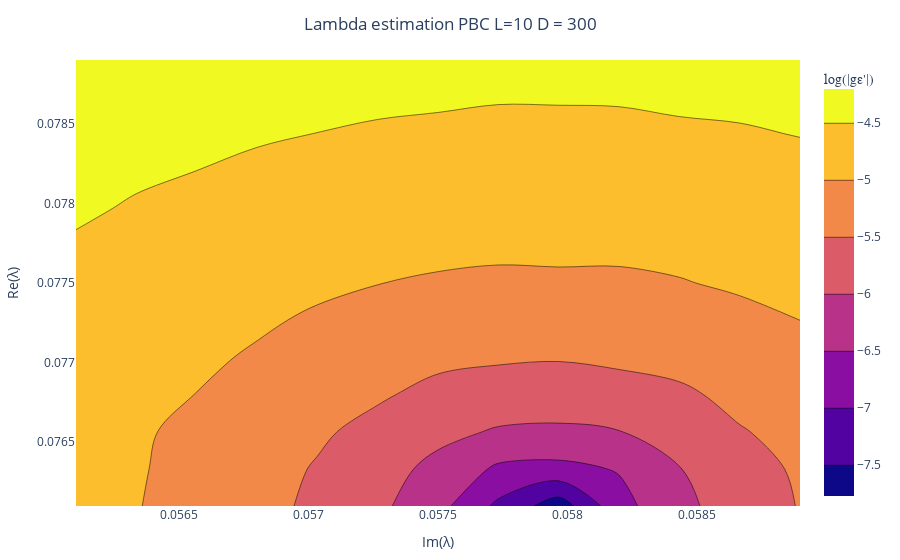
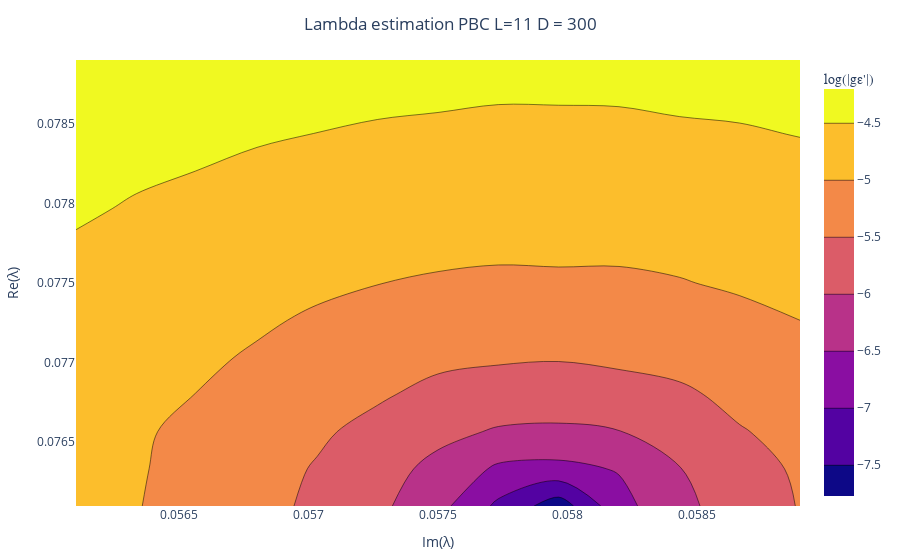
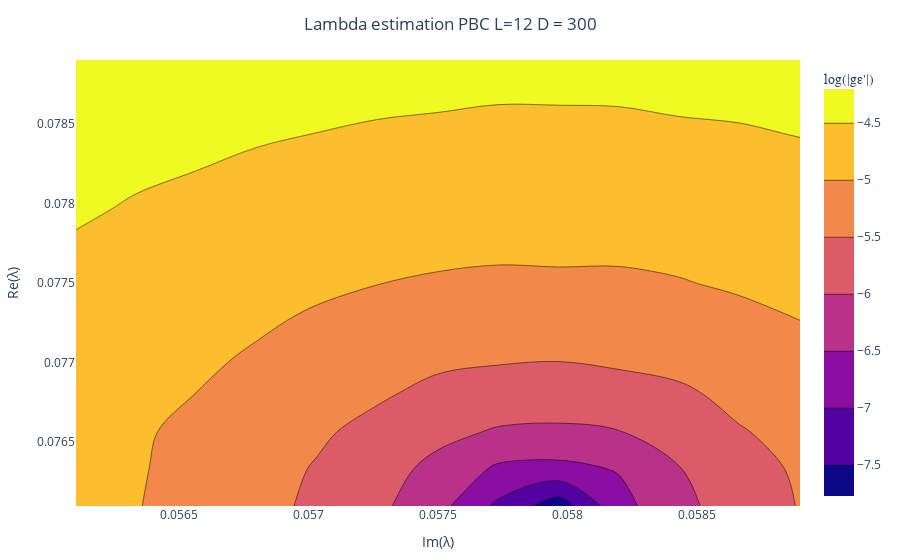

Notebook code for these charts, in order:
### Markdown cell above
#### Manually going over each length again and denoting the minima (with abs()^2 this time & perhaps level sigma')

### Code cell
Δε = 0.465613165838194 - 0.224494536412444im
ΔL1ε = 1.465613165838194 - 0.224494536412444im
Δσ =0.133596708540452 - 0.0204636065293973im
ΔL1σ =1.133596708540452 - 0.0204636065293973im
Cε_primeσσ = 0.0658 + 0.0513im 
Cε_primeεε = 0.8791 − 0.1404im
Δε_prime = 1.90830177556852 - 0.598652097099851im
AL1εε_prime = 1+Δε_prime*(Δε_prime -2)/(4*Δε)
AL1σε_prime = 1+Δε_prime*(Δε_prime -2)/(4*Δσ)

N = 7

test_values = zeros(ComplexF64,(2*N-1)^2)

l = length(test_values)

distx = 0.0014## distance from centre in real

disty = 0.0014# distance from centre in imaginary

cent_im = 0.0575im

cent_r = 0.0775
test_values = zeros(ComplexF64,(2*N-1)^2)
g = [] 
### changed this slightly to allow for any parameter N to cross at 0.079 + 0.060i point -> its 2N-1 parameter square now (for any N)
for i in 1:1:(2*N-1)
    if div(i,2) == 1
        for j in 1:1:(2*N-1)
            if i <N+1
                if j<N+1
                    test_values[i+(j-1)*(2*N-1)] =  (LinRange(-distx,0.00,N)[i])  .+cent_r+ 1im*LinRange(-disty,0.00,N)[j] .+cent_im
                else 
                    test_values[i+(j-1)*(2*N-1)] =  (LinRange(-distx,0.00,N)[i])  .+cent_r + 1im*LinRange(disty/(N-1),disty+disty/(N-1),N)[j-N] .+cent_im
                end
            else
                if j<N+1
                    test_values[i+(j-1)*(2*N-1)] =  (LinRange(distx/(N-1),distx+distx/(N-1),N)[i-N]) .+cent_r  + 1im*LinRange(-disty,0.00,N)[j]  .+cent_im
                else
                    test_values[i+(j-1)*(2*N-1)] =  (LinRange(distx/(N-1),distx+distx/(N-1),N)[i-N])  .+cent_r+ 1im*LinRange(disty/(N-1),disty+disty/(N-1),N)[j-N].+cent_im
                end
            end 
        end
    else
        for j in (2*N-1):-1:1
            if i <N+1
                if j<N+1
                    test_values[i+(j-1)*(2*N-1)] =  (LinRange(-distx,0.00,N)[i]) .+cent_r+ 1im*LinRange(-disty,0.00,N)[j] .+cent_im
                else 
                    test_values[i+(j-1)*(2*N-1)] =  (LinRange(-distx,0.00,N)[i])  .+cent_r + 1im*LinRange(disty/(N-1),disty+disty/(N-1),N)[j-N] .+cent_im
                end
            else
                if j<N+1
                    test_values[i+(j-1)*(2*N-1)] =  (LinRange(distx/(N-1),distx+distx/(N-1),N)[i-N]) .+cent_r + 1im*LinRange(-disty,0.00,N)[j] .+cent_im
                else
                    test_values[i+(j-1)*(2*N-1)] =  (LinRange(distx/(N-1),distx+distx/(N-1),N)[i-N])   .+cent_r + 1im*LinRange(disty/(N-1),disty+disty/(N-1),N)[j-N] .+cent_im
                end
            end 
        end
    end
end

for L in [10,11,12]
for lambda in test_values
lambda_txt = round(lambda,digits = 6)

    
results = load_object("lambda_est/Lambda_est_precise/PBC/PBC_D_300/L$L/5E_PBC_L=$L"*"_$lambda_txt.jld2")
ΔEε = results[2]
ΔEL1ε = results[3]
ΔEσ =  results[end-1]
ΔEL1σ = results[end]

    
fun(x) = abs((x[1]+1im*x[3])*(ΔEε) - Δε -Cε_primeεε* (x[2]+1im*x[4]))^2 +abs((x[1]+1im*x[3])*(ΔEσ) - Δσ -Cε_primeσσ*  (x[2]+1im*x[4]))^2     +abs((x[1]+1im*x[3])*(ΔEL1ε) -ΔL1ε  -Cε_primeεε* AL1εε_prime* (x[2]+1im*x[4]))^2#+abs((x[1]+1im*x[3])*(ΔEL1σ) -ΔL1σ  -Cε_primeσσ* AL1σε_prime* (x[2]+1im*x[4]))^2   
res = optimize(fun, [0.0, 0.0,0.0,0.0])
gε_prime = Optim.minimizer(res)[2]+1im* Optim.minimizer(res)[4]
push!(g,gε_prime )

end
z_values = log.(abs.(g))
    p = PlotlyJS.plot(PlotlyJS.contour(   z=z_values,
         x=real(-im*test_values),
             y=real(test_values),fill=true,colorbar=attr(
                 title="log(|gε'|)", # title here
                titleside="top",
                titlefont=attr(
                  size=14,
                  family="Arial, sans-serif"
              )
             )),Layout(title=attr(text = "Lambda estimation PBC L=$L D = 300",x = 0.5),xaxis_title="Im(λ)",yaxis_title="Re(λ)")
     )
    display(p)
end

### Figure 1 — Plotly figure (JSON) as saved in the notebook; plotly's stock layout.template omitted (floating-point values rounded to 4 significant figures; data arrays with more than 128 entries replaced by an {"elided": "..."} marker saying what was removed)
{"data": [{"colorbar": {"title": "log(|gε'|)", "titlefont": {"family": "Arial, sans-serif", "size": 14}, "titleside": "top"}, "fill": true, "transpose": true, "type": "contour", "x": {"elided": "169 float values"}, "y": {"elided": "169 float values"}, "z": {"elided": "169 float values"}}], "layout": {"margin": {"b": 50, "l": 50, "r": 50, "t": 60}, "title": {"text": "Lambda estimation PBC L=10 D = 300", "x": 0.5}, "xaxis": {"title": {"text": "Im(λ)"}}, "yaxis": {"title": {"text": "Re(λ)"}}}}

### Figure 2 — Plotly figure (JSON) as saved in the notebook; plotly's stock layout.template omitted (floating-point values rounded to 4 significant figures; data arrays with more than 128 entries replaced by an {"elided": "..."} marker saying what was removed)
{"data": [{"colorbar": {"title": "log(|gε'|)", "titlefont": {"family": "Arial, sans-serif", "size": 14}, "titleside": "top"}, "fill": true, "transpose": true, "type": "contour", "x": {"elided": "169 float values"}, "y": {"elided": "169 float values"}, "z": {"elided": "338 float values"}}], "layout": {"margin": {"b": 50, "l": 50, "r": 50, "t": 60}, "title": {"text": "Lambda estimation PBC L=11 D = 300", "x": 0.5}, "xaxis": {"title": {"text": "Im(λ)"}}, "yaxis": {"title": {"text": "Re(λ)"}}}}

### Figure 3 — Plotly figure (JSON) as saved in the notebook; plotly's stock layout.template omitted (floating-point values rounded to 4 significant figures; data arrays with more than 128 entries replaced by an {"elided": "..."} marker saying what was removed)
{"data": [{"colorbar": {"title": "log(|gε'|)", "titlefont": {"family": "Arial, sans-serif", "size": 14}, "titleside": "top"}, "fill": true, "transpose": true, "type": "contour", "x": {"elided": "169 float values"}, "y": {"elided": "169 float values"}, "z": {"elided": "507 float values"}}], "layout": {"margin": {"b": 50, "l": 50, "r": 50, "t": 60}, "title": {"text": "Lambda estimation PBC L=12 D = 300", "x": 0.5}, "xaxis": {"title": {"text": "Im(λ)"}}, "yaxis": {"title": {"text": "Re(λ)"}}}}
